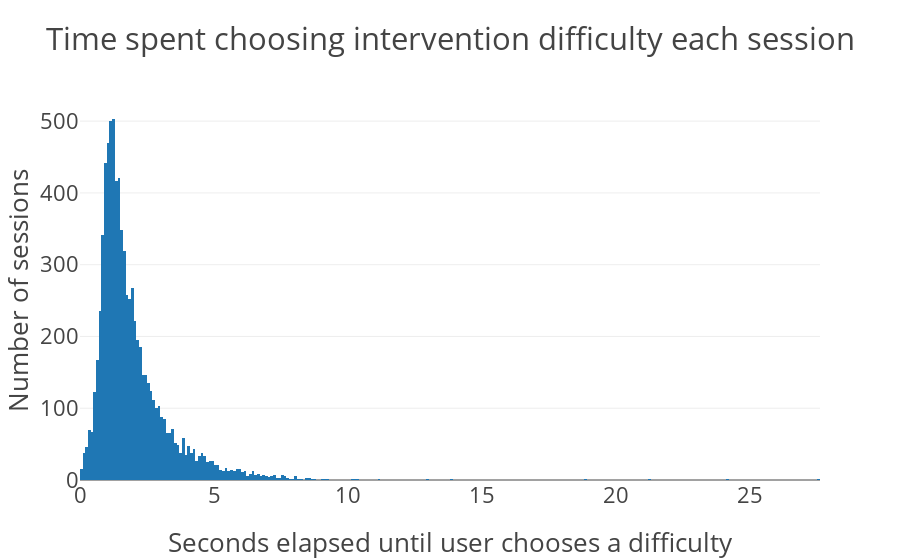

Source (notebook cell):
### Code cell
# noexport

plot_latency_for_all_users_nonrandom()

### Figure 1 — Plotly figure (JSON) as saved in the notebook; plotly's stock layout.template omitted (floating-point values rounded to 4 significant figures; data arrays with more than 128 entries replaced by an {"elided": "..."} marker saying what was removed)
{"data": [{"type": "histogram", "uid": "9a437090-02c9-4961-88a8-52dc90af345a", "x": {"elided": "8028 float values"}}], "layout": {"font": {"size": 22}, "title": {"text": "Time spent choosing intervention difficulty each session"}, "xaxis": {"title": {"text": "Seconds elapsed until user chooses a difficulty"}}, "yaxis": {"title": {"text": "Number of sessions"}}}}
